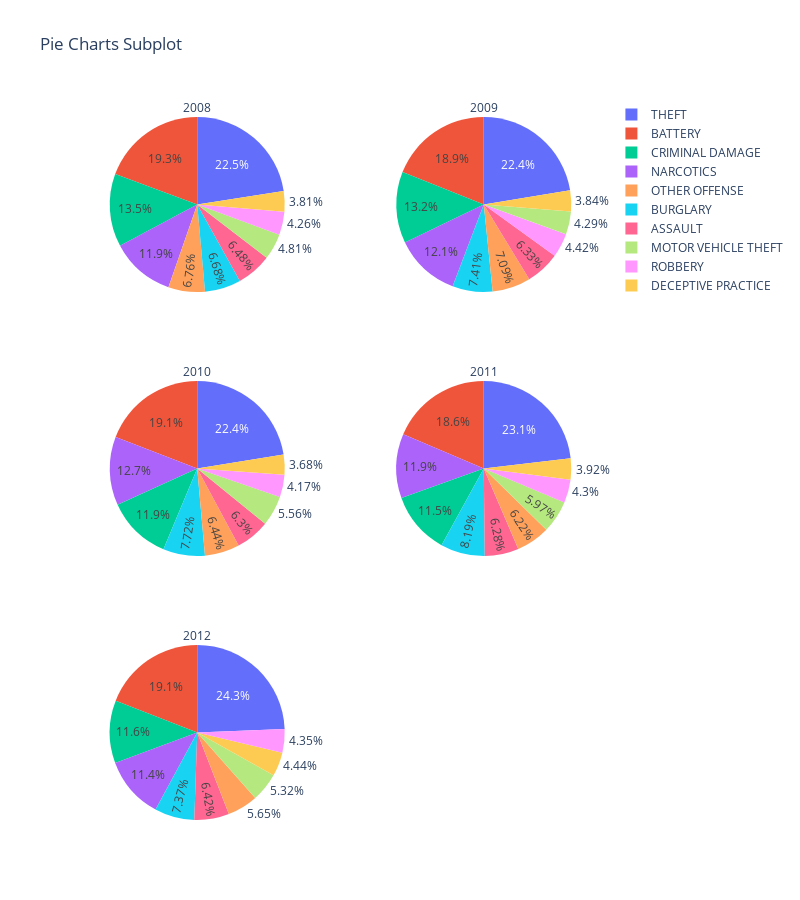

The notebook cell saved with this chart:
### Code cell
import plotly.graph_objs as go
from plotly.subplots import make_subplots

dfs = [top_crimes_08, top_crimes_09, top_crimes_10, top_crimes_11, top_crimes_12]

fig = make_subplots(rows=3, cols=2, specs=[[{'type': 'pie'}, {'type': 'pie'}],
                                            [{'type': 'pie'}, {'type': 'pie'}],
                                            [{'type': 'pie'}, None]])

titles = ['2008', '2009', '2010', '2011', '2012']

for i, df in enumerate(dfs):
    fig.add_trace(go.Pie(labels=df['Primary Type'], values=df['times_reported'], name=titles[i]),
                  row=(i // 2) + 1, col=(i % 2) + 1)

for i, title in enumerate(titles):
    fig.update_traces(title_text=title, title_position='top center', row=(i // 2) + 1, col=(i % 2) + 1)

fig.update_layout(height=900, width=800, title_text="Pie Charts Subplot")
fig.show()

### Figure 1 — Plotly figure (JSON) as saved in the notebook; plotly's stock layout.template omitted (floating-point values rounded to 4 significant figures)
{"data": [{"domain": {"x": [0, 0.45], "y": [0.7333, 1]}, "labels": ["THEFT", "BATTERY", "CRIMINAL DAMAGE", "NARCOTICS", "OTHER OFFENSE", "BURGLARY", "ASSAULT", "MOTOR VEHICLE THEFT", "ROBBERY", "DECEPTIVE PRACTICE"], "name": "2008", "title": {"position": "top center", "text": "2008"}, "type": "pie", "values": [88437, 75930, 52843, 46506, 26532, 26218, 25448, 18881, 16703, 14933]}, {"domain": {"x": [0.55, 1], "y": [0.7333, 1]}, "labels": ["THEFT", "BATTERY", "CRIMINAL DAMAGE", "NARCOTICS", "BURGLARY", "OTHER OFFENSE", "ASSAULT", "ROBBERY", "MOTOR VEHICLE THEFT", "DECEPTIVE PRACTICE"], "name": "2009", "title": {"position": "top center", "text": "2009"}, "type": "pie", "values": [80976, 68460, 47725, 43542, 26767, 25601, 22861, 15981, 15482, 13878]}, {"domain": {"x": [0, 0.45], "y": [0.3667, 0.6333]}, "labels": ["THEFT", "BATTERY", "NARCOTICS", "CRIMINAL DAMAGE", "BURGLARY", "OTHER OFFENSE", "ASSAULT", "MOTOR VEHICLE THEFT", "ROBBERY", "DECEPTIVE PRACTICE"], "name": "2010", "title": {"position": "top center", "text": "2010"}, "type": "pie", "values": [76757, 65401, 43398, 40654, 26422, 22012, 21537, 19029, 14275, 12578]}, {"domain": {"x": [0.55, 1], "y": [0.3667, 0.6333]}, "labels": ["THEFT", "BATTERY", "NARCOTICS", "CRIMINAL DAMAGE", "BURGLARY", "ASSAULT", "OTHER OFFENSE", "MOTOR VEHICLE THEFT", "ROBBERY", "DECEPTIVE PRACTICE"], "name": "2011", "title": {"position": "top center", "text": "2011"}, "type": "pie", "values": [75153, 60459, 38605, 37331, 26620, 20411, 20206, 19388, 13983, 12730]}, {"domain": {"x": [0, 0.45], "y": [0, 0.2667]}, "labels": ["THEFT", "BATTERY", "CRIMINAL DAMAGE", "NARCOTICS", "BURGLARY", "ASSAULT", "OTHER OFFENSE", "MOTOR VEHICLE THEFT", "DECEPTIVE PRACTICE", "ROBBERY"], "name": "2012", "title": {"position": "top center", "text": "2012"}, "type": "pie", "values": [75465, 59134, 35855, 35489, 22845, 19900, 17524, 16492, 13766, 13485]}], "layout": {"height": 900, "title": {"text": "Pie Charts Subplot"}, "width": 800}}
